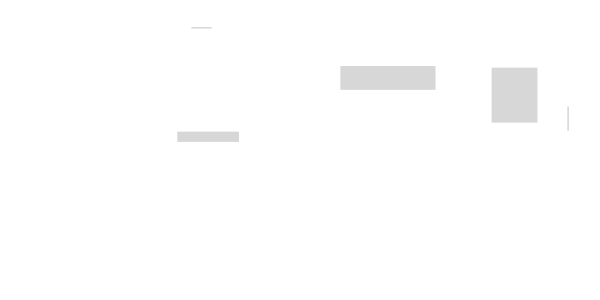
Frame 1 (no input)
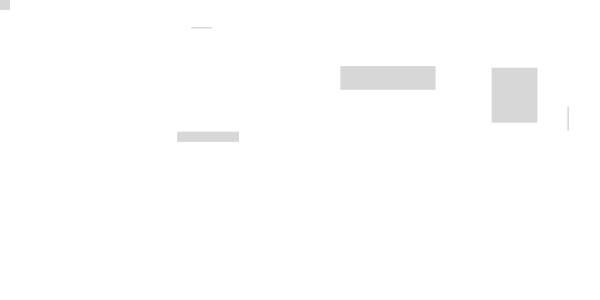
Frame 60 (the mouse pressed at the canvas centre just before this capture)
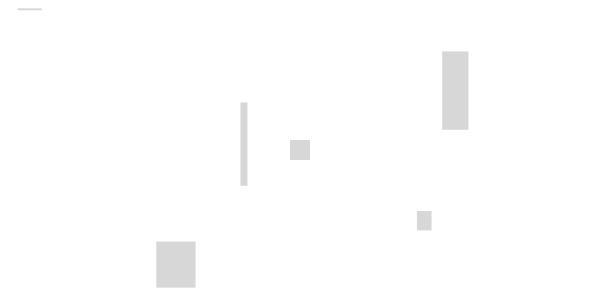
Frame 120 (the mouse held since frame 60 and released just before this capture)

The Processing sketch that drew these frames (run headless with seeded random() and noise(); from frame 60 on, the mouse is pressed at the canvas centre):

// Processing sketch: processing_163666
// ── processing_163666.pde


Object[] obj = new Object[5];
Object mouseObj;

void setup() {
  rectMode(CENTER);

  size(600, 300);
  noStroke();
  for (int i=0;i<obj.length;i++) {
    obj[i] = new Object(random(width), random(height), random(100), random(100));
  }
  mouseObj = new Object(20, 20);
  background(255);
}

void draw() {
  background(255);

  mouseObj.p.x = mouseX;
  mouseObj.p.y = mouseY;

  mouseObj.drawMe(obj);

  for (int i=0;i<obj.length;i++) {
    obj[i].drawMe();
  }
}

void mousePressed() {
  for (int i=0;i<obj.length;i++) {
    obj[i] = new Object(random(width), random(height), random(100), random(100));
  }
}

class Object {
  Point p;
  float w;
  float h;

  public Object(float x, float y) {
    this.p = new Point(x, y);
    w=20;
    h=20;
  }

  public Object(float x, float y, float w, float h) {
    this.p = new Point(x, y);
    this.w = w;
    this.h = h;
  }

  public void drawMe() {
    noFill();
    fill(50, 50, 50,50);
    rect(p.x, p.y, w, h);
  }

  public void drawMe(Object otherThing) {
    if ( magnatude(this.p.x, otherThing.p.x) < (otherThing.w/2+this.w/2) &&
      magnatude(this.p.y, otherThing.p.y)< (otherThing.h/2 + this.h/2) 
      ) {
      fill(255, 0, 0);
      
    }
    else {
      fill(50, 50, 50);
    }
    rect(p.x, p.y, w, h);
  }
  public void drawMe(Object[] otherThing) {
    for (int i=0;i<otherThing.length;i++) {
      if ( magnatude(this.p.x, otherThing[i].p.x) < (otherThing[i].w/2+this.w/2) &&
           magnatude(this.p.y, otherThing[i].p.y)< (otherThing[i].h/2 + this.h/2) 
        ) {
        fill(255, 0, 0);
        otherThing[i] = new Object(random(width), random(height), random(100), random(100));
      }
      else {
        //fill(50, 50, 50);
      }
    }
    rect(p.x, p.y, w, h);
  }
  private float magnatude(float a, float b) {
    float returnValue = a - b;

    if ( returnValue < 0) {
      returnValue*=(-1);
    }
    return returnValue;
  }
}

class Point {
  float x=0;
  float y=0;
  public Point(float x, float y) {
    this.x=x;
    this.y=y;
  }
}
